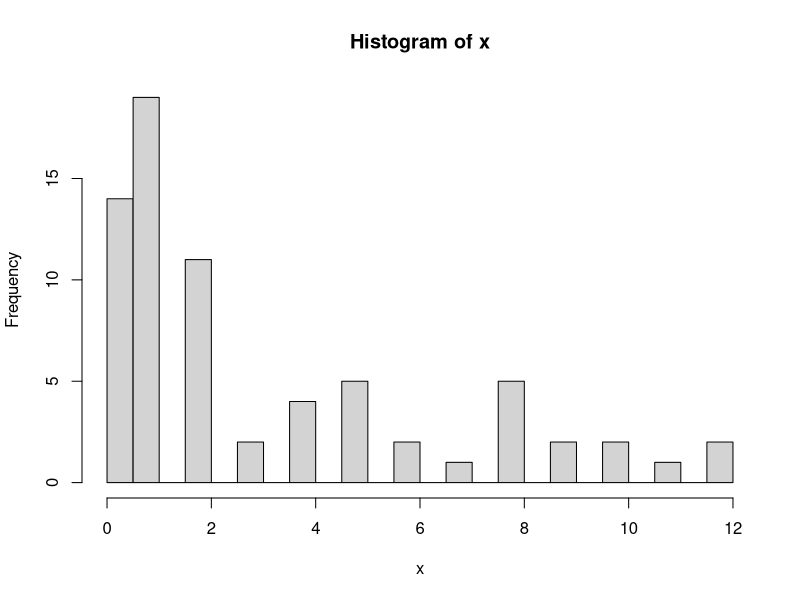
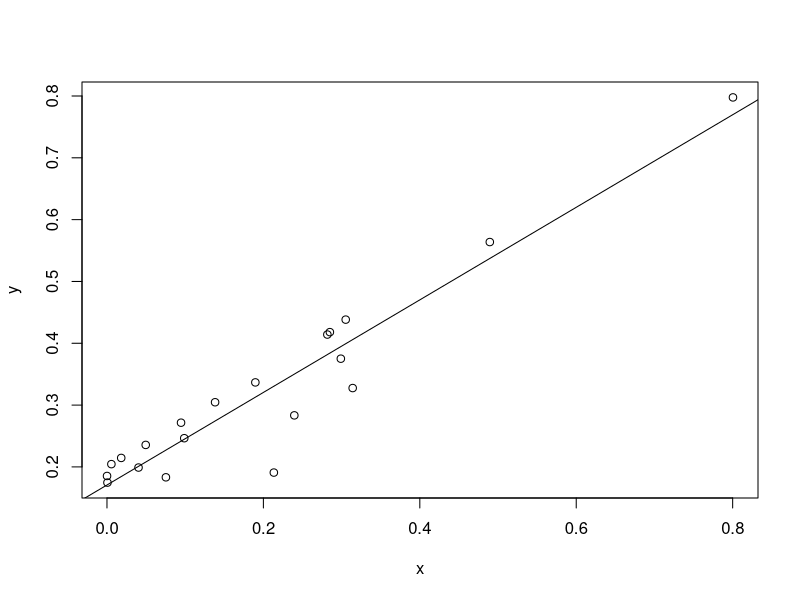

Generate these figures, in order, with R:
## ---- chunk 1
knitr::opts_chunk$set(echo = TRUE)
## ---- chunk 2
zstar = 1.96 #for a 95% confidence interval
nf = 26 #number of fails, must be over 10
ns = 13 #number of successes, must be over 10
n = nf + ns #sample size
phat = round(ns/n,4) #sample proportion
se = sqrt(phat*(1-phat)/n) #standard error
LB = round(phat-zstar*se,3) #lower bound of confidence interval
UB = round(phat+zstar*se,3) #upper bound of confidence interval
## ---- chunk 3
x = rgeom(70,0.25)
hist(x,breaks=20)
xbar = mean(x)
s = sd(x)
CI = signif(t.test(x,conf.level=0.95)$conf.int[1:2],3)
## ---- chunk 4
set.seed(4444)
X1 = round(rnorm(14,100,2),1)
X2 = round(rnorm(16,102,3),1)
pval = t.test(X1,X2,)$p.value
## ---- chunk 5
set.seed(12)
x = rbeta(n = 20,shape1 = 0.5,shape2 = 3)
y = 0.8*x+0.2*2*(rbeta(n=20,shape1 = 3,shape2 = 0.5)-0.5)
plot1 = plot(x,y)
r = cor(x,y)
xbar = mean(x)
ybar = mean(y)
sx = sd(x)
sy = sd(y)
b = r*sy/sx
a = ybar-b*xbar
abline(a,b)
